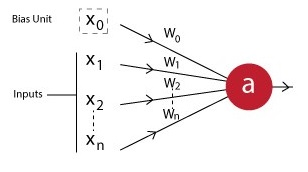
%> input picture Thesis/1.jpg, 308 x 172 px
$ octave --eval "NonIQM_feature_extr_final;"   (GNU Octave 9; MATLAB toolbox functions it lacks are replaced by stand-ins)
%> lines starting %> are read from the running program, lines starting %| are printed output that depends on the picture
function [] = NonIQM_feature_extr_final()
%NON_IQM_Metrics
% clc;
% close all;
% clear all;

dr=uigetdir();
%> the answer given: ../../Thesis

list=dir([dr, '\*.jpg']);        %here jpg is file extension of the images

for x=1:length(list)
    %Avg pixel values
    images{x}=imread([dr, '\', list(x).name]);
    meanImage = mean(mean(images{x}));
%> meanImage = [246 241.2 241.7]
    meanR(x) = meanImage(:,:,1);
    meanG(x) = meanImage(:,:,2);
    meanB(x) = meanImage(:,:,3);
    c = images{x};
%> c is the input picture: size 172x308x3 uint8; mean R, G, B 246, 241.2, 241.7
    r = c(:,:,1);
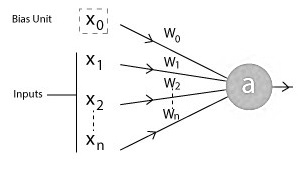
%> r: size 172x308 uint8; min 0, max 255, mean 246
    g = c(:,:,2);
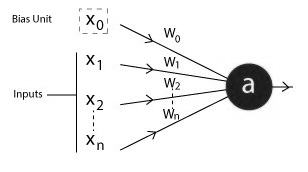
%> g: size 172x308 uint8; min 0, max 255, mean 241.2
    b = c(:,:,3);
    Er = sum(r(:));
%> Er = 13030721
    Eg = sum(g(:));
%> Eg = 12776830
    Eb = sum(b(:));
%> Eb = 12803386
    E1(x) = Eg ./ Eb;
    E2(x) = Eg ./ Er;
    E3(x) = Eb ./ Er;
    %Neighbor distribution centre of mass (for example: r channel only)
    hk = imhist(r); %count the number of pixels per intensity level [0..255]
%> hk = 256 values, max 41629 at index 256, min 0 at index 88, mean 206.9
    gk_n1 = zeros([256, 1]);
    gk_n1(1) = hk(2);
    gk_n1(256) = hk(255);
    for i = 2 : 255
        gk_n1(i) = hk(i - 1) + hk(i + 1);
    end
%> after the loop, gk_n1 = 256 values, max 43005 at index 255, min 1 at index 87, mean 250.9
    %c_r(x) = mean(gk_n1);
    gk_n1_t1 = sum((hk(2:254)-hk(1:253)) + (hk(2:254)+hk(3:255))); %hk[t-1]+hk[t+1]
%> gk_n1_t1 = 20971
    gk_n1_t2 = sum((hk(3:255)-hk(2:254)) + (hk(3:255)+hk(4:256))); %hk[t-1]+hk[t+1]
%> gk_n1_t2 = 66511

    dk_s(x) = gk_n1_t1 - gk_n1_t2;
    %argMin_ds = find(ds==min(ds(find(ds>=0))))

    %Neighbor distribution centre of mass (for example: g channel only)
    ik = imhist(g); %count the number of pixels per intensity level [0..255]
%> ik = 256 values, max 41303 at index 256, min 0 at index 150, mean 206.9
    ik_n1 = zeros([256, 1]);
    ik_n1(1) = ik(2);
    ik_n1(256) = ik(255);
    for i = 2 : 255
        ik_n1(i) = ik(i - 1) + ik(i + 1);
    end
%> after the loop, ik_n1 = 256 values, max 42682 at index 255, min 4 at index 87, mean 252.2
    %c_g(x) = mean(ik_n1);
    gk_n1_t3 = sum((ik(2:254)-ik(1:253)) + (ik(2:254)+ik(3:255))); %hk[t-1]+hk[t+1]
%> gk_n1_t3 = 21596
    gk_n1_t4 = sum((ik(3:255)-ik(2:254)) + (ik(3:255)+ik(4:256))); %hk[t-1]+hk[t+1]
%> gk_n1_t4 = 66866

    dk_t(x) = gk_n1_t3 - gk_n1_t4;

    %Neighbor distribution centre of mass (for example: b channel only)
    jk = imhist(b); %count the number of pixels per intensity level [0..255]
%> jk = 256 values, max 41325 at index 256, min 1 at index 86, mean 206.9
    jk_n1 = zeros([256, 1]);
    jk_n1(1) = jk(2);
    jk_n1(256) = jk(255);
    for i = 2 : 255
        jk_n1(i) = jk(i - 1) + jk(i + 1);
    end
%> after the loop, jk_n1 = 256 values, max 42753 at index 255, min 4 at index 87, mean 252.1
    %c_b(x) = mean(jk_n1);
    gk_n1_t5 = sum((jk(2:254)-jk(1:253)) + (jk(2:254)+jk(3:255))); %hk[t-1]+hk[t+1]
%> gk_n1_t5 = 21726
    gk_n1_t6 = sum((jk(3:255)-jk(2:254)) + (jk(3:255)+jk(4:256))); %hk[t-1]+hk[t+1]
%> gk_n1_t6 = 66719

    dk_u(x) = gk_n1_t5 - gk_n1_t6;
    RG(x) = corr2(r, g);
    GB(x) = corr2(g, b);
    BR(x) = corr2(b, r);
end

T = table(meanR', meanG', meanB', E1', E2', E3', dk_s', dk_t', dk_u', RG', GB', BR');
%> T = 2 items; Var1, Var2, Var3, Var4 and Var5: 246 241.2 241.7 0.998 0.981, 243.8 243.3 243.3 1 0.998
%> (the run ends here)
